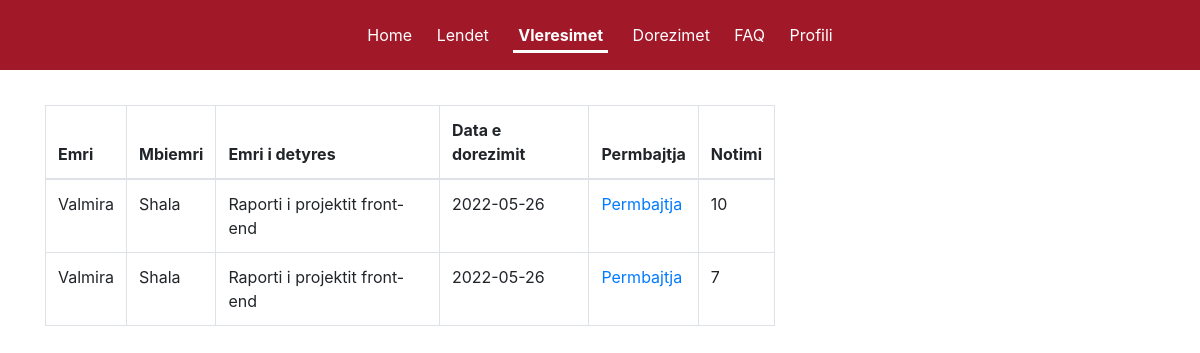
/profesor/vleresimet_p.php (signed in), run on the app's committed database.
### tables this page shows
CREATE TABLE `tasks_done` (
  `id_td` int(11) NOT NULL,
  `id_t` int(11) NOT NULL,
  `id_s` int(11) NOT NULL,
  `date_d` date NOT NULL,
  `content_d` varchar(400) NOT NULL,
  `grade_d` enum('5','6','7','8','9','10') DEFAULT NULL
);

CREATE TABLE `student` (
  `id_s` int(11) NOT NULL,
  `name_s` varchar(100) NOT NULL,
  `surname_s` varchar(100) NOT NULL,
  `email_s` varchar(50) NOT NULL,
  `username_s` varchar(50) NOT NULL,
  `password_s` varchar(300) NOT NULL,
  `role` enum('student') NOT NULL,
  `semestri_s` int(30) NOT NULL
);

CREATE TABLE `tasks` (
  `id_t` int(30) NOT NULL,
  `lendaid_t` int(30) NOT NULL,
  `profesorid_t` int(30) NOT NULL,
  `emri_t` varchar(200) NOT NULL,
  `datapublikimit_t` date NOT NULL,
  `deadline_t` date NOT NULL,
  `pershkrimi_t` text DEFAULT NULL
);

### profesor/vleresimet_p.php (the view, shortened to what this page needs)
<?php
include("../dbconfig/config.php");
?>
<!DOCTYPE html>
<html>
<head>
    <link rel="stylesheet" href="../css/home.css" type="text/css" media="all">
    <link rel="stylesheet" href="../css/lendet_p.css" type="text/css" media="all">
    <link rel="stylesheet" href="https://maxcdn.bootstrapcdn.com/bootstrap/4.5.2/css/bootstrap.min.css">
</head>
<body>
    <nav class="menu-nav">
        <div class="menu" style="text-align: center;">
        <a href="../profesor/home_p.php">Home</a>
             <a href="../profesor/lendet_p.php">Lendet</a>
             <a href="../profesor/vleresimet_p.php"><span class="current-page">Vleresimet</span></a>
             <a href="../profesor/dorezimet_p.php">Dorezimet</a>
             <a href="../profesor/faq_p.php">FAQ</a>
             <a href="../profesor/profile_p.php">Profili</a>
         </div>
       </nav>
<div class="container">
 <div class="row">
   <div class="col-sm-8">
    <div class="table-responsive">
      <table class="table table-bordered">
       <thead><tr>
         <th>Emri</th>
         <th>Mbiemri
         </th>
         <th>Emri i detyres</th>
         <th>Data e dorezimit</th>
         <th>Permbajtja</th>
         <th>Notimi</th>
    </thead>
    <tbody>
  <?php
  $profid=$_SESSION['id'];
     $sql="SELECT name_s,surname_s,emri_t,date_d,content_d,grade_d
     FROM tasks_done
     INNER JOIN student ON tasks_done.id_s=student.id_s
     INNER JOIN tasks ON tasks_done.id_t=tasks.id_t
     WHERE profesorid_t=$profid AND grade_d IS NOT NULL";
     $result=$conn->query($sql);
    while($row=$result->fetch_assoc()){
      ?>
      <tr>
      <td><?php echo $row["name_s"] ?></td>
      <td><?php echo $row["surname_s"] ?></td>
      <td><?php echo $row["emri_t"] ?></td>
      <td><?php echo $row["date_d"]?></td>
      <td><a href="../uploads/<?php echo $row["content_d"] ?>" target="_blank">Permbajtja</a></td>
      <td><?php echo $row["grade_d"] ?></td>
     </tr>
<?php
    }
    ?>
    </tbody>
     </table>
   </div>
</div>
</div>
</div>
</body>
</html>

### css/home.css (style rules this page uses)
html { font-family: "helvetica neue", sans-serif; height:100%; }
body { min-height:100%; padding:0; margin:0; position:relative; padding-bottom:170px; background-color: whitesmoke; }
.menu { margin: 0px auto; width: 700px; position: relative; background-color: rgb(161, 24, 40); }
.menu a { font-weight: normal; clear: right; text-decoration: none; color:white ; margin: 0 10px; line-height: 70px; }
.current-page { font-weight:bold; border-bottom: 3px solid; padding: 5px; }
.menu-nav { width: 100%; float: left; margin: auto; position: fixed; background-color: rgb(161, 24, 40); z-index: 99; }
a { text-decoration: none; }

### css/lendet_p.css (style rules this page uses)
.container { padding-top: 100px; }
.row { margin: 5px; }
a { color: rgb(161, 24, 40); }

### data on the page
tasks_done: id_s.name_s "Valmira", id_s.surname_s "Shala", id_t.emri_t "Raporti i projektit front-end", date_d "2022-05-26", grade_d "10"
tasks_done: id_s.name_s "Valmira", id_s.surname_s "Shala", id_t.emri_t "Raporti i projektit front-end", date_d "2022-05-26", grade_d "7"
